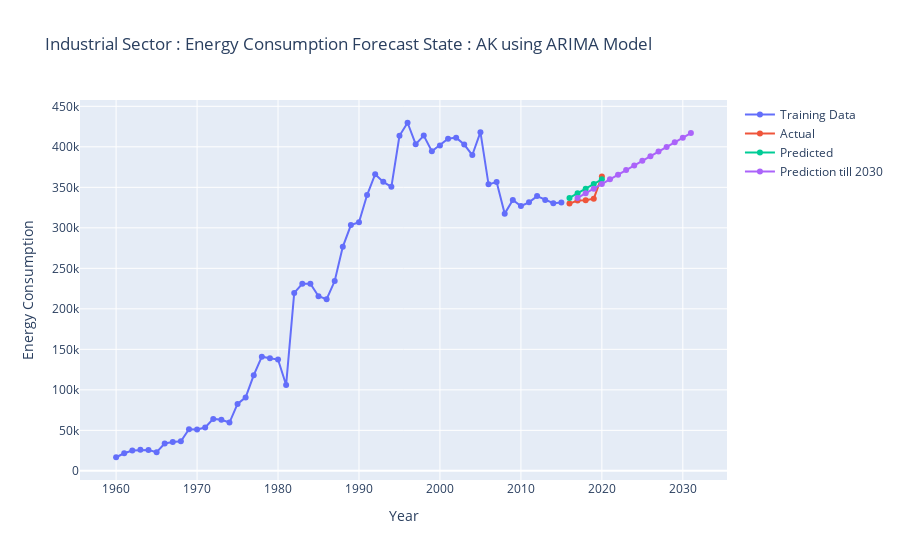
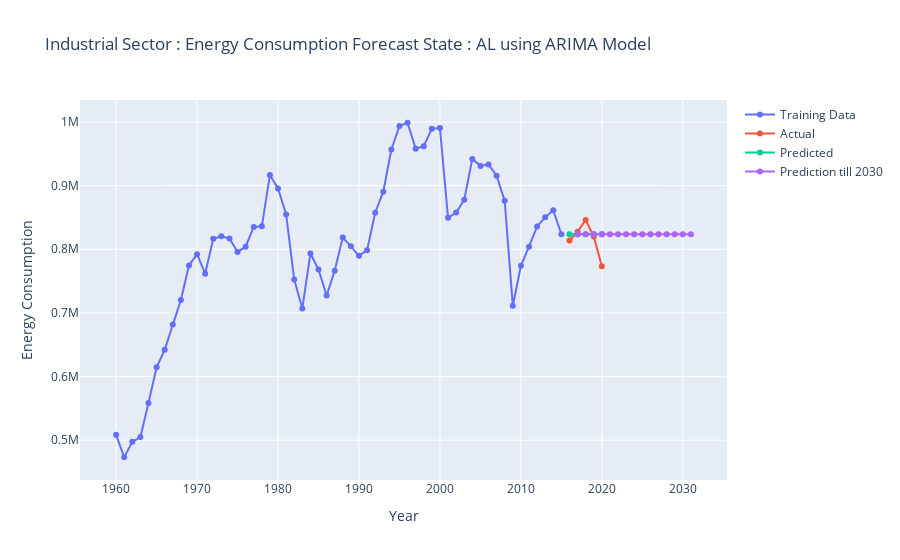
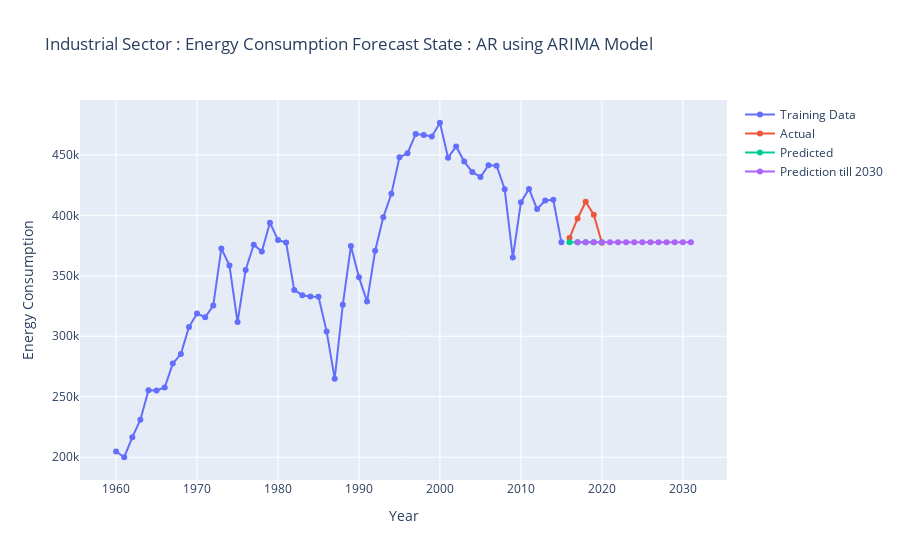
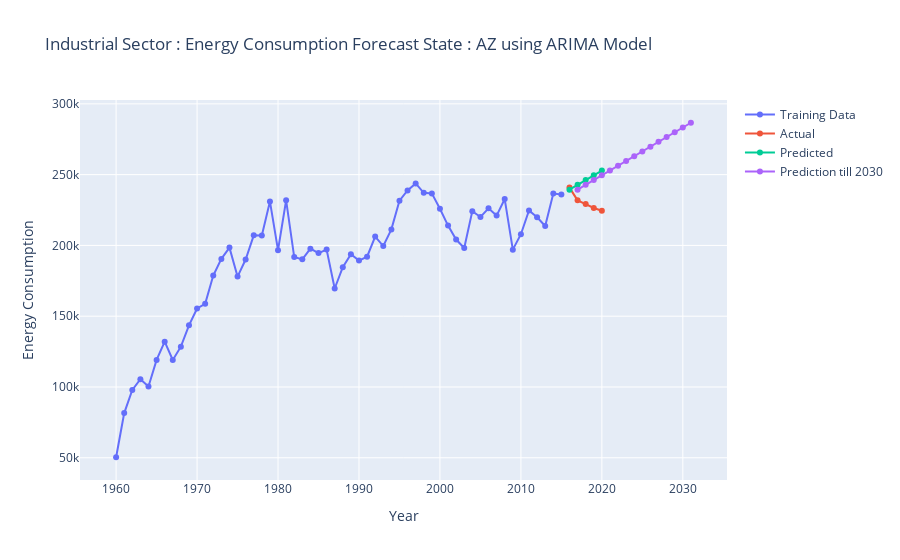

Notebook source saved alongside these figures, in order:
### Markdown cell above
# Modeling the Data
## Using ARIMA Model

### Code cell
os.makedirs('Plots/use_tot_Sector_data_Industrial_Sector/Arima_results_plots',exist_ok=True)

for State in df_trans['State'].unique():
        try:
            
            fig = go.Figure()

            # Get the energy consumption data for the current country and sector
            df_filter = df_trans[df_trans['State'] == State ][['Year', 'Yearly Data']]
            df_filter_index = df_filter.set_index('Year')

            train_data = df_filter[:-5]
            test_data = df_filter[-5:]
            
            # Prepare the data for modeling
            years = df_filter_index.index
            energy_consumption = df_filter_index.values.flatten()

                    # Split the data into training and testing
            # Use all data except the last 5 years for training
            Horizan = -5
            train_data = energy_consumption[:Horizan]
            test_data = energy_consumption[Horizan:]  # Use the last 5 years for testing

            # Fit the auto ARIMA model
            model = auto_arima(train_data, seasonal=False)
            model.fit(train_data)

            # Generate predictions
            predictions = model.predict(n_periods=len(test_data))
            predictions_ahead_in_future = model.predict(n_periods=len(test_data)+15)

            # Calculate evaluation metrics
            mae = mean_absolute_error(test_data, predictions)
            mse = mean_squared_error(test_data, predictions)
            mape = np.mean(np.abs((test_data - predictions) / test_data)) * 100

            print('Mean Absolute Error (MAE):', np.round(mae,2))
            print('Mean Squared Error (MSE):', np.round(mse,2))
            print('Mean Absolute Percentage Error (MAPE):', np.round(mape,2))
            
            # Plot the training data
            fig.add_trace(go.Scatter(
                x=years[:Horizan], y=train_data, mode='lines+markers', name='Training Data'))

            # Plot the predictions
            fig.add_trace(go.Scatter(
                x=years[Horizan:], y=test_data, mode='lines+markers', name='Actual'))
            fig.add_trace(go.Scatter(
                x=years[Horizan:], y=predictions, mode='lines+markers', name='Predicted'))

            fig.add_trace(go.Scatter(
                x=pd.date_range(start = years[Horizan],periods=15,freq='Y'), y=predictions_ahead_in_future, mode='lines+markers', name='Prediction till 2030'))

            # Update the layout
            fig.update_layout(title=f'Industrial Sector : Energy Consumption Forecast State : {State} using ARIMA Model',
                            xaxis_title='Year', yaxis_title='Energy Consumption')

            # Show the plot
            fig.show()
            # print(State,msn)
            fig.write_image(f'Plots/use_tot_Sector_data_Industrial_Sector/Arima_results_plots/{State}.png')
            # break
        except:
            print('Error occoured in Combination State : {} and MSN : {} Due NaN Value'.format(State,mse))
